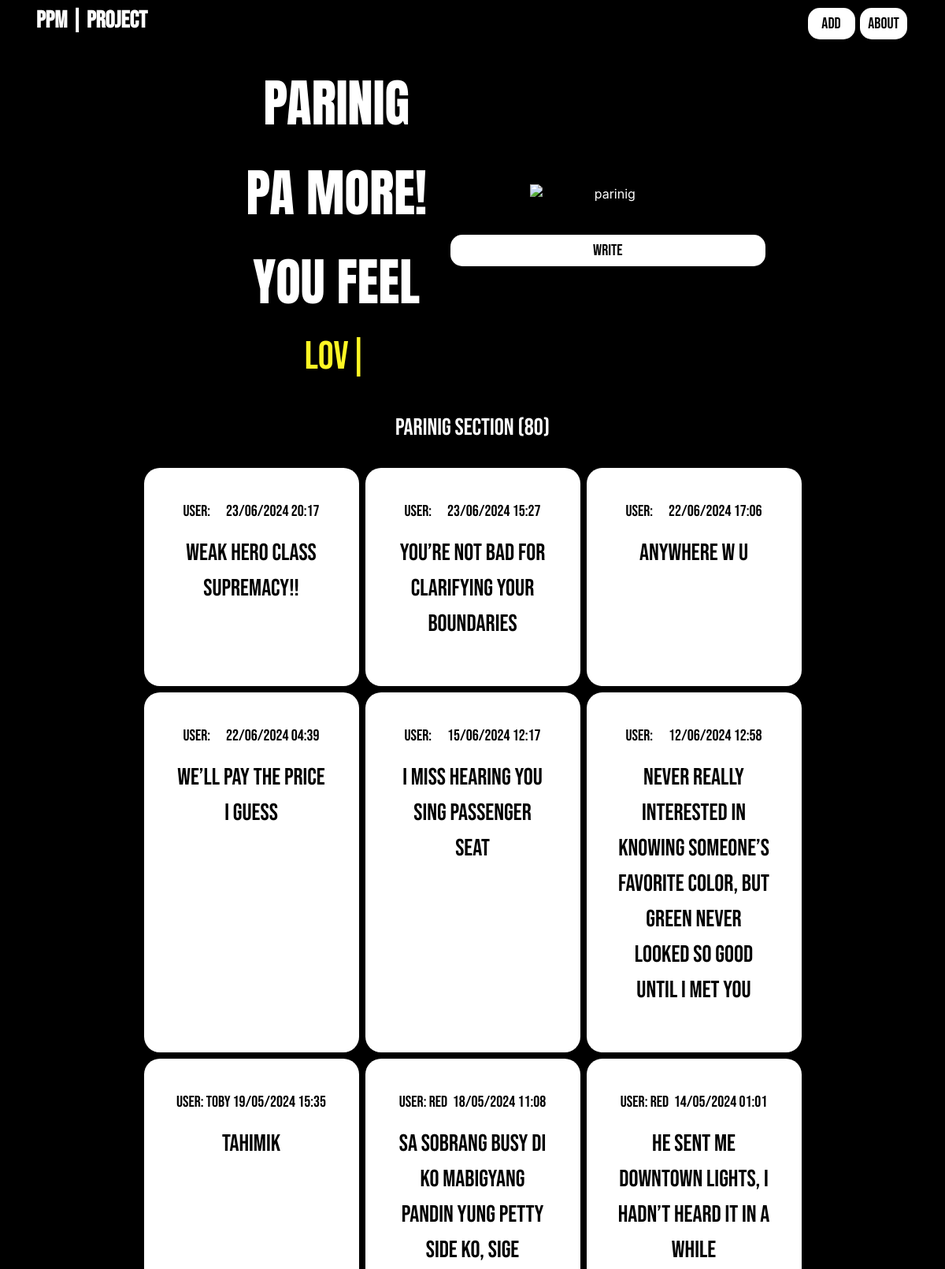
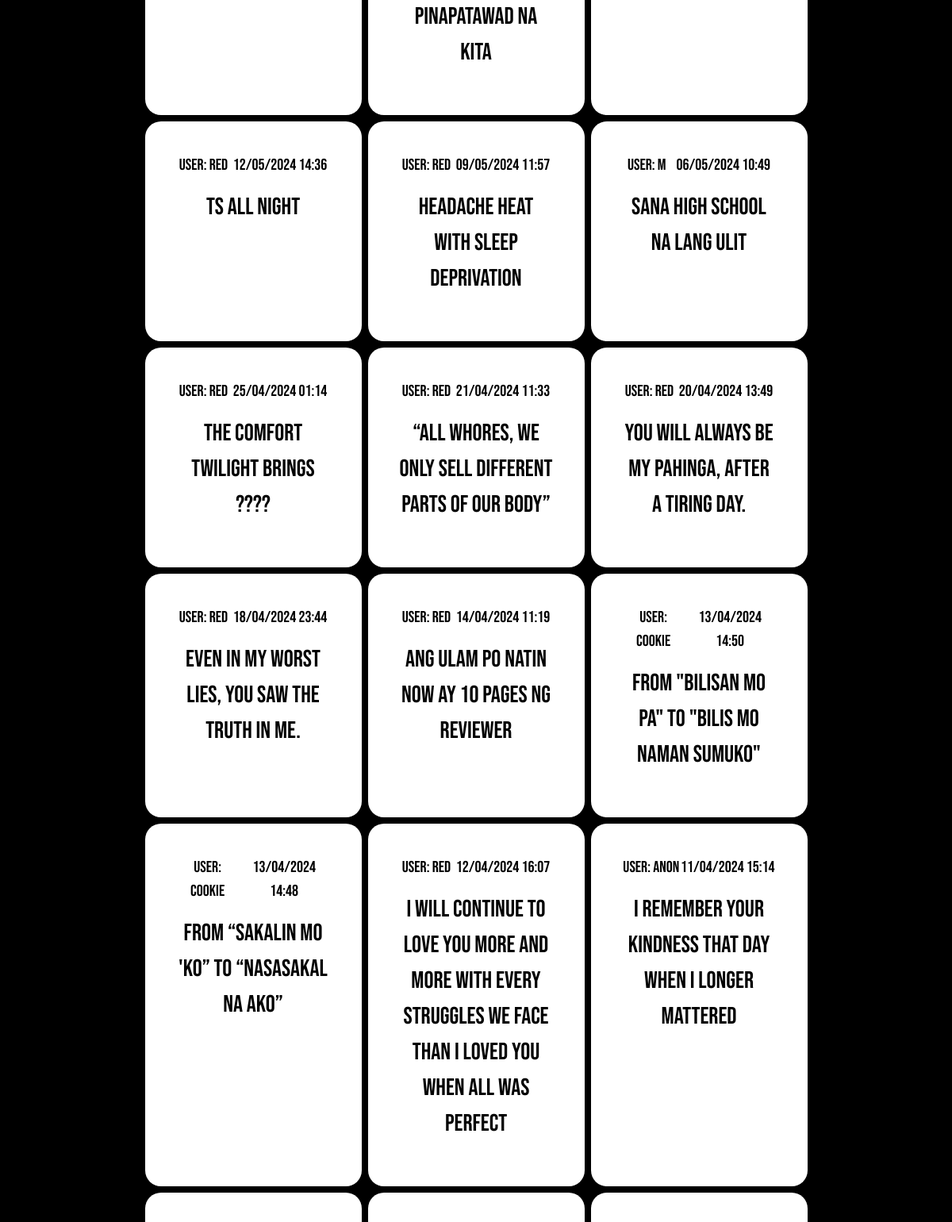
/finalindex.php (upper part), run on the app's committed database (2 pictures, top to bottom).
### tables this page shows
CREATE TABLE `messages` (
  `id` int(10) NOT NULL,
  `username` varchar(10) NOT NULL,
  `content` varchar(200) NOT NULL,
  `timestamp` timestamp NOT NULL DEFAULT current_timestamp()
);

### finalindex.php (the view, shortened to what this page needs)
<?php
include("connection.php");
$sql = "SELECT COUNT(*) AS num_posts FROM messages";
$stmt = $conn->prepare($sql);
$stmt->execute();
$row = $stmt->fetch(PDO::FETCH_ASSOC);
$num_posts = $row['num_posts'];
?>
<!DOCTYPE html>
<html lang="en">
<head>
    <link rel="stylesheet" href="https://stackpath.bootstrapcdn.com/bootstrap/4.5.2/css/bootstrap.min.css">
    <link rel="stylesheet" href="default.css">
    <link rel="stylesheet" href="https://cdnjs.cloudflare.com/ajax/libs/font-awesome/6.3.0/css/all.min.css">
</head>
<body>
    <section class="container navbar">
        <h4>PPM | Project</h4>
        <div class="buttons">
            <button type="button" class="button" data-toggle="modal" data-target="#write">ADD</button>
            <button><a href="#about">ABOUT</a></button>
        </div>
    </section>
    <section class="container tagline">
        <div class="row">
            <div class="textline col-6 col-lg-6">
                <p class="parinig">PARINIG</p>
                <p class="pamore">PA MORE!</p>
                <p class="feel">YOU FEEL</p>
                <h1 class="autoinput"><span class="auto-input"></span></h1>
            </div>
            <div class="imgline col-6 col-lg-6">
                <img src="box2.png" alt="parinig" class="parinig">
                <button type="button" class="writeb" data-toggle="modal" data-target="#write">WRITE</button>
            </div>
        </div>
    </section>
    <section class="message">
        <p>Parinig Section (<?php echo $num_posts; ?>)</p>
        <div class="row d-flex justify-content-center m-4">
        <?php
        $sql = "SELECT username, content, timestamp FROM messages ORDER BY timestamp DESC";
        $stmt = $conn->prepare($sql);
        $stmt->execute();
        $result = $stmt->fetchAll(PDO::FETCH_ASSOC);
        if (count($result) > 0) {
          foreach ($result as $row) {
        $formatted_timestamp = date("d/m/Y H:i", strtotime($row["timestamp"]));
        ?>
        <div class="msgb col-sm-6 col-md-4 col-lg-3">
            <div class="details">
                <p>User: <?php echo $row["username"]; ?></p>
                <p><?php echo $formatted_timestamp;?></p>
            </div>
            <p><?php echo $row["content"]; ?></p>
        </div>
        <?php
          }
        } else {
          echo "<p>No messages found</p>";
        }
        ?>
    </div>
    </section>
</body>
</html>

### default.css (style rules this page uses)
* { padding: 0; margin: 0; box-sizing: border-box; background-color: black !important; color: white; }
html { scroll-behavior: smooth; }
.navbar { border-bottom: 2px solid black; margin-bottom: 10px; }
.navbar a { text-decoration: none; background-color: white !important; color: black !important; }
.navbar h4 { font-family: "Bebas Neue", sans-serif; font-weight: 900; font-size: 30px; }
.navbar button { border-radius: 15px; font-size: 15px; border: 0; padding: 5px; width: 60px; margin-right: 2px; color: black; background-color: white !important; font-family: "Bebas Neue", sans-serif; font-weight: 2 00; font-size: 20px; cursor: pointer; }
.tagline { display: flex; justify-content: space-evenly; margin-top: 20px; }
.textline { font-family: "Anton", sans-serif; font-weight: 400; font-size: 65px; }
.feel { text-align: center; }
.parinig { text-align: center; }
.pamore { text-align: center; }
.imgline { display: flex; flex-direction: column; align-items: center; justify-content: center; }
.parinig { max-width: 100%; height: auto; min-width: 200px; }
.writeb { border-radius: 15px; font-size: 15px; border: 0; padding: 5px; width: 60px; margin-right: 2px; color: black; background-color: white !important; font-family: "Bebas Neue", sans-serif; font-weight: 2 00; font-size: 20px; cursor: pointer; margin-top: 40px; width: 400px; }
.autoinput { display: flex; justify-content: center; }
.autoinput { text-align: center; }
span { color: #fff724; font-family: "Bebas Neue", sans-serif; text-align: center; font-weight: 200; font-size: 50px; }
.message { text-align: center; font-family: "Bebas Neue", sans-serif; font-size: 30px; margin: 30px; flex-wrap: wrap; }
.msgb { background-color: white !important; padding: 40px; border-radius: 20px; margin: 4px; }
.msgb p { background-color: white !important; color: black; }
.details { display: flex; justify-content: space-around; background-color: white !important; }
.details p { font-size: 20px; }

### data on the page
messages: timestamp "23/06/2024 20:17", content "weak hero class supremacy!!"
messages: timestamp "23/06/2024 15:27", content "you’re not bad for clarifying your boundaries"
messages: timestamp "22/06/2024 17:06", content "anywhere w u"
messages: timestamp "22/06/2024 04:39", content "we’ll pay the price i guess"
messages: timestamp "15/06/2024 12:17", content "i miss hearing you sing passenger seat"
messages: timestamp "12/06/2024 12:58", content "never really interested in knowing someone’s favorite color, but green never looked so good until i met you"
messages: username "toby", timestamp "19/05/2024 15:35", content "tahimik"
messages: username "Red", timestamp "18/05/2024 11:08", content "sa sobrang busy di ko mabigyang pandin yung petty side ko, sige pinapatawad na kita"
messages: username "red", timestamp "14/05/2024 01:01", content "he sent me Downtown Lights, I hadn’t heard it in a while"
messages: username "red", timestamp "12/05/2024 14:36", content "ts all night"
messages: username "red", timestamp "09/05/2024 11:57", content "headache heat with sleep deprivation"
messages: username "m", timestamp "06/05/2024 10:49", content "Sana high school na lang ulit"
messages: username "red", timestamp "25/04/2024 01:14", content "the comfort twilight brings ????"
messages: username "red", timestamp "21/04/2024 11:33", content "“all whores, we only sell different parts of our body”"
messages: username "red", timestamp "20/04/2024 13:49", content "you will always be my pahinga, after a tiring day."
messages: username "Red", timestamp "18/04/2024 23:44", content "even in my worst lies, you saw the truth in me."
messages: username "red", timestamp "14/04/2024 11:19", content "ang ulam po natin now ay 10 pages ng reviewer"
messages: username "cookie", timestamp "13/04/2024 14:50", content "from \"bilisan mo pa\" to \"bilis mo naman sumuko\""
messages: username "cookie", timestamp "13/04/2024 14:48", content "from “sakalin mo 'ko” to “nasasakal na ako”"
messages: username "red", timestamp "12/04/2024 16:07", content "i will continue to love you more and more with every struggles we face than i loved you when all was perfect"
messages: username "anon", timestamp "11/04/2024 15:14", content "i remember your kindness that day when i longer mattered"

### other printed values
$num_posts "80"
